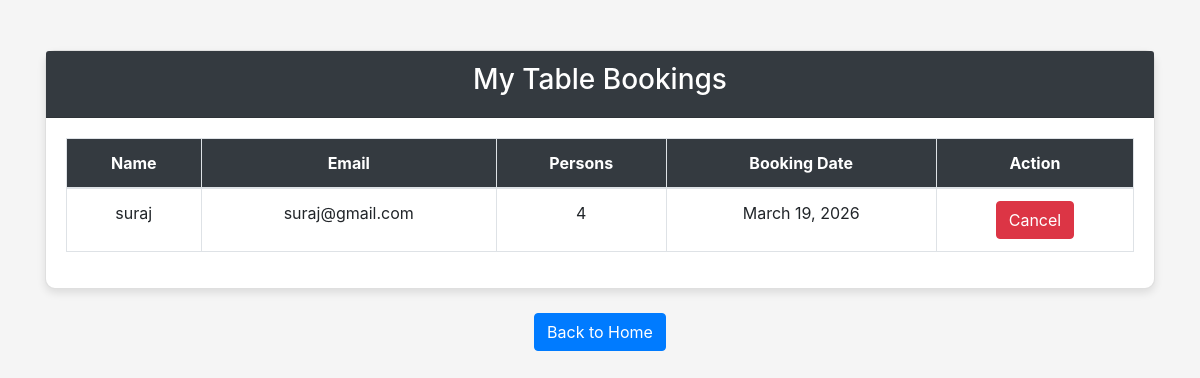
Screenshot of /my-bookings/ (signed in) with the database file from the repository.
### Base_App/models.py (models this page shows, shortened)
class BookTable(models.Model):
    Name = models.CharField(max_length=15)
    Phone_number = models.IntegerField()
    Email = models.EmailField()
    Total_person = models.IntegerField()
    Booking_date = models.DateField()

### Base_App/views.py (the view)
# urls.py: path('my-bookings/', MyBookingsView, name='my_bookings'),
def MyBookingsView(request):
    if not request.user.is_authenticated:
        return redirect('login')
    bookings = BookTable.objects.filter(Email=request.user.email)
    return render(request, 'my_bookings.html', {
        'bookings': bookings
    })

### Template/my_bookings.html (shortened to what this page needs)
<!DOCTYPE html>
<html lang="en">
<head>
<link rel="stylesheet" href="https://cdn.jsdelivr.net/npm/bootstrap@4.5.2/dist/css/bootstrap.min.css">
</head>
<body>
<div class="container">
<div class="card">
<div class="card-header text-center bg-dark text-white">
<h3>My Table Bookings</h3>
</div>
<div class="card-body">
{% if bookings %}
<table class="table table-bordered table-hover text-center">
<thead>
<tr>
<th>Name</th>
<th>Email</th>
<th>Persons</th>
<th>Booking Date</th>
<th>Action</th>
</tr>
</thead>
<tbody>
{% for booking in bookings %}
<tr>
<td>{{ booking.Name }}</td>
<td>{{ booking.Email }}</td>
<td>{{ booking.Total_person }}</td>
<td>{{ booking.Booking_date }}</td>
<td>
<a href="{% url 'cancel_booking' booking.id %}"
class="btn btn-danger"
onclick="return confirm('Are you sure you want to cancel this booking?')">
Cancel
</a>
</td>
</tr>
{% endfor %}
</tbody>
</table>
{% else %}
<div class="alert alert-warning text-center">
No bookings found.
</div>
{% endif %}
</div>
</div>
<div class="text-center mt-4">
<a href="/" class="btn btn-primary">Back to Home</a>
</div>
</div>
</body>
</html>

### Template/my_bookings.html (style rules this page uses)
body { background:#f5f5f5; }
.container { margin-top:50px; }
.card { border-radius:10px; box-shadow:0 4px 8px rgba(0,0,0,0.1); }
.table th { background:#343a40; color:white; }

### rows the page displays
BookTable: Name "suraj", Email "suraj@gmail.com", Total_person "4", Booking_date "March 19, 2026"
